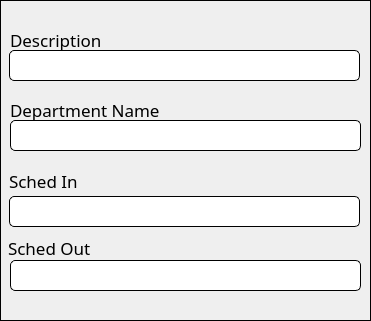
       <widget class="QFrame" name="groupCompany_2">
        <property name="geometry">
         <rect>
          <x>10</x>
          <y>1910</y>
          <width>371</width>
          <height>321</height>
         </rect>
        </property>
        <property name="styleSheet">
         <string notr="true">QFrame{
border: 1px solid black;
}
QLabel{
border: none;
}

QComboBox{
border-radius: 4px;
border: 1px solid black;
font-family: Poppins;
}

QLineEdit{
background-color: rgb(255, 255, 255);
border-radius: 5px;
border: 1px solid black;
font-family: Poppins;
}</string>
        </property>
        <property name="frameShape">
         <enum>QFrame::StyledPanel</enum>
        </property>
        <property name="frameShadow">
         <enum>QFrame::Raised</enum>
        </property>
        <widget class="QLabel" name="lblPos">
         <property name="geometry">
          <rect>
           <x>10</x>
           <y>24</y>
           <width>211</width>
           <height>31</height>
          </rect>
         </property>
         <property name="font">
          <font>
           <family>Poppins</family>
           <pointsize>13</pointsize>
          </font>
         </property>
         <property name="text">
          <string>Description</string>
         </property>
        </widget>
        <widget class="QLabel" name="lblDept">
         <property name="geometry">
          <rect>
           <x>10</x>
           <y>94</y>
           <width>211</width>
           <height>31</height>
          </rect>
         </property>
         <property name="font">
          <font>
           <family>Poppins</family>
           <pointsize>13</pointsize>
          </font>
         </property>
         <property name="text">
          <string>Department Name</string>
         </property>
        </widget>
        <widget class="QLabel" name="lblSchedIn">
         <property name="geometry">
          <rect>
           <x>9</x>
           <y>170</y>
           <width>211</width>
           <height>21</height>
          </rect>
         </property>
         <property name="font">
          <font>
           <family>Poppins</family>
           <pointsize>13</pointsize>
          </font>
         </property>
         <property name="text">
          <string>Sched In</string>
         </property>
        </widget>
        <widget class="QLabel" name="lblSchedOut">
         <property name="geometry">
          <rect>
           <x>8</x>
           <y>232</y>
           <width>211</width>
           <height>31</height>
          </rect>
         </property>
         <property name="font">
          <font>
           <family>Poppins</family>
           <pointsize>13</pointsize>
          </font>
         </property>
         <property name="text">
          <string>Sched Out</string>
         </property>
        </widget>
        <widget class="QLineEdit" name="txtDept">
         <property name="geometry">
          <rect>
           <x>10</x>
           <y>120</y>
           <width>351</width>
           <height>31</height>
          </rect>
         </property>
         <property name="font">
          <font>
           <family>Poppins</family>
           <pointsize>10</pointsize>
          </font>
         </property>
         <property name="autoFillBackground">
          <bool>false</bool>
         </property>
         <property name="maxLength">
          <number>15</number>
         </property>
        </widget>
        <widget class="QLineEdit" name="txtPos">
         <property name="geometry">
          <rect>
           <x>9</x>
           <y>50</y>
           <width>351</width>
           <height>31</height>
          </rect>
         </property>
         <property name="font">
          <font>
           <family>Poppins</family>
           <pointsize>10</pointsize>
          </font>
         </property>
         <property name="autoFillBackground">
          <bool>false</bool>
         </property>
         <property name="maxLength">
          <number>15</number>
         </property>
        </widget>
        <widget class="QLineEdit" name="cmbSchedIn">
         <property name="geometry">
          <rect>
           <x>9</x>
           <y>196</y>
           <width>351</width>
           <height>31</height>
          </rect>
         </property>
         <property name="font">
          <font>
           <family>Poppins</family>
           <pointsize>10</pointsize>
          </font>
         </property>
         <property name="autoFillBackground">
          <bool>false</bool>
         </property>
         <property name="maxLength">
          <number>15</number>
         </property>
        </widget>
        <widget class="QLineEdit" name="cmbSchedOut">
         <property name="geometry">
          <rect>
           <x>10</x>
           <y>260</y>
           <width>351</width>
           <height>31</height>
          </rect>
         </property>
         <property name="font">
          <font>
           <family>Poppins</family>
           <pointsize>10</pointsize>
          </font>
         </property>
         <property name="autoFillBackground">
          <bool>false</bool>
         </property>
         <property name="maxLength">
          <number>15</number>
         </property>
        </widget>
       </widget>
